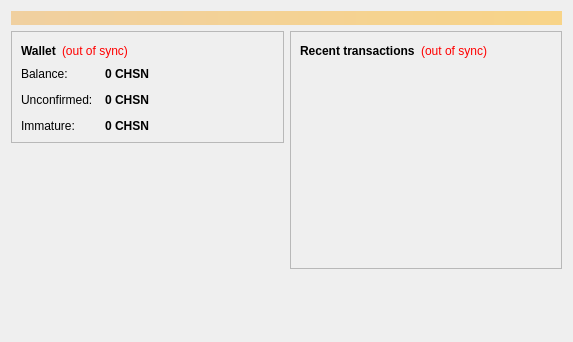
<?xml version="1.0" encoding="UTF-8"?>
<ui version="4.0">
 <class>OverviewPage</class>
 <widget class="QWidget" name="OverviewPage">
  <property name="geometry">
   <rect>
    <x>0</x>
    <y>0</y>
    <width>573</width>
    <height>342</height>
   </rect>
  </property>
  <property name="windowTitle">
   <string>Form</string>
  </property>
  <layout class="QVBoxLayout" name="topLayout">
   <item>
    <widget class="QLabel" name="labelAlerts">
     <property name="visible">
      <bool>false</bool>
     </property>
     <property name="styleSheet">
      <string notr="true">background-color: qlineargradient(x1: 0, y1: 0, x2: 1, y2: 0, stop:0 #F0D0A0, stop:1 #F8D488); color:#000000;</string>
     </property>
     <property name="wordWrap">
      <bool>true</bool>
     </property>
     <property name="margin">
      <number>3</number>
     </property>
    </widget>
   </item>
   <item>
    <layout class="QHBoxLayout" name="horizontalLayout" stretch="1,1">
     <item>
      <layout class="QVBoxLayout" name="verticalLayout_2">
       <item>
        <widget class="QFrame" name="frame">
         <property name="frameShape">
          <enum>QFrame::StyledPanel</enum>
         </property>
         <property name="frameShadow">
          <enum>QFrame::Raised</enum>
         </property>
         <layout class="QVBoxLayout" name="verticalLayout_4">
          <item>
           <layout class="QHBoxLayout" name="horizontalLayout_4">
            <item>
             <widget class="QLabel" name="label_5">
              <property name="font">
               <font>
                <weight>75</weight>
                <bold>true</bold>
               </font>
              </property>
              <property name="text">
               <string>Wallet</string>
              </property>
             </widget>
            </item>
            <item>
             <widget class="QLabel" name="labelWalletStatus">
              <property name="toolTip">
               <string>The displayed information may be out of date. Your wallet automatically synchronizes with the Chosn network after a connection is established, but this process has not completed yet.</string>
              </property>
              <property name="styleSheet">
               <string notr="true">QLabel { color: red; }</string>
              </property>
              <property name="text">
               <string notr="true">(out of sync)</string>
              </property>
              <property name="alignment">
               <set>Qt::AlignLeading|Qt::AlignLeft|Qt::AlignVCenter</set>
              </property>
             </widget>
            </item>
            <item>
             <spacer name="horizontalSpacer_2">
              <property name="orientation">
               <enum>Qt::Horizontal</enum>
              </property>
              <property name="sizeHint" stdset="0">
               <size>
                <width>40</width>
                <height>20</height>
               </size>
              </property>
             </spacer>
            </item>
           </layout>
          </item>
          <item>
           <layout class="QFormLayout" name="formLayout_2">
            <property name="fieldGrowthPolicy">
             <enum>QFormLayout::AllNonFixedFieldsGrow</enum>
            </property>
            <property name="horizontalSpacing">
             <number>12</number>
            </property>
            <property name="verticalSpacing">
             <number>12</number>
            </property>
            <item row="0" column="0">
             <widget class="QLabel" name="label">
              <property name="text">
               <string>Balance:</string>
              </property>
             </widget>
            </item>
            <item row="0" column="1">
             <widget class="QLabel" name="labelBalance">
              <property name="font">
               <font>
                <weight>75</weight>
                <bold>true</bold>
               </font>
              </property>
              <property name="cursor">
               <cursorShape>IBeamCursor</cursorShape>
              </property>
              <property name="toolTip">
               <string>Your current balance</string>
              </property>
              <property name="text">
               <string notr="true">0 CHSN</string>
              </property>
              <property name="textInteractionFlags">
               <set>Qt::LinksAccessibleByMouse|Qt::TextSelectableByKeyboard|Qt::TextSelectableByMouse</set>
              </property>
             </widget>
            </item>
            <item row="1" column="0">
             <widget class="QLabel" name="label_3">
              <property name="text">
               <string>Unconfirmed:</string>
              </property>
             </widget>
            </item>
            <item row="1" column="1">
             <widget class="QLabel" name="labelUnconfirmed">
              <property name="font">
               <font>
                <weight>75</weight>
                <bold>true</bold>
               </font>
              </property>
              <property name="cursor">
               <cursorShape>IBeamCursor</cursorShape>
              </property>
              <property name="toolTip">
               <string>Total of transactions that have yet to be confirmed, and do not yet count toward the current balance</string>
              </property>
              <property name="text">
               <string notr="true">0 CHSN</string>
              </property>
              <property name="textInteractionFlags">
               <set>Qt::LinksAccessibleByMouse|Qt::TextSelectableByKeyboard|Qt::TextSelectableByMouse</set>
              </property>
             </widget>
            </item>
            <item row="2" column="0">
             <widget class="QLabel" name="labelImmatureText">
              <property name="text">
               <string>Immature:</string>
              </property>
             </widget>
            </item>
            <item row="2" column="1">
             <widget class="QLabel" name="labelImmature">
              <property name="font">
               <font>
                <weight>75</weight>
                <bold>true</bold>
               </font>
              </property>
              <property name="toolTip">
               <string>Mined balance that has not yet matured</string>
              </property>
              <property name="text">
               <string notr="true">0 CHSN</string>
              </property>
              <property name="textInteractionFlags">
               <set>Qt::LinksAccessibleByMouse|Qt::TextSelectableByKeyboard|Qt::TextSelectableByMouse</set>
              </property>
             </widget>
            </item>
           </layout>
          </item>
         </layout>
        </widget>
       </item>
       <item>
        <spacer name="verticalSpacer">
         <property name="orientation">
          <enum>Qt::Vertical</enum>
         </property>
         <property name="sizeHint" stdset="0">
          <size>
           <width>20</width>
           <height>40</height>
          </size>
         </property>
        </spacer>
       </item>
      </layout>
     </item>
     <item>
      <layout class="QVBoxLayout" name="verticalLayout_3">
       <item>
        <widget class="QFrame" name="frame_2">
         <property name="frameShape">
          <enum>QFrame::StyledPanel</enum>
         </property>
         <property name="frameShadow">
          <enum>QFrame::Raised</enum>
         </property>
         <layout class="QVBoxLayout" name="verticalLayout">
          <item>
           <layout class="QHBoxLayout" name="horizontalLayout_2">
            <item>
             <widget class="QLabel" name="label_4">
              <property name="text">
               <string>&lt;b&gt;Recent transactions&lt;/b&gt;</string>
              </property>
             </widget>
            </item>
            <item>
             <widget class="QLabel" name="labelTransactionsStatus">
              <property name="toolTip">
               <string>The displayed information may be out of date. Your wallet automatically synchronizes with the Chosn network after a connection is established, but this process has not completed yet.</string>
              </property>
              <property name="styleSheet">
               <string notr="true">QLabel { color: red; }</string>
              </property>
              <property name="text">
               <string notr="true">(out of sync)</string>
              </property>
              <property name="alignment">
               <set>Qt::AlignRight|Qt::AlignTrailing|Qt::AlignVCenter</set>
              </property>
             </widget>
            </item>
            <item>
             <spacer name="horizontalSpacer">
              <property name="orientation">
               <enum>Qt::Horizontal</enum>
              </property>
              <property name="sizeHint" stdset="0">
               <size>
                <width>40</width>
                <height>20</height>
               </size>
              </property>
             </spacer>
            </item>
           </layout>
          </item>
          <item>
           <widget class="QListView" name="listTransactions">
            <property name="styleSheet">
             <string notr="true">QListView { background: transparent; }</string>
            </property>
            <property name="frameShape">
             <enum>QFrame::NoFrame</enum>
            </property>
            <property name="verticalScrollBarPolicy">
             <enum>Qt::ScrollBarAlwaysOff</enum>
            </property>
            <property name="horizontalScrollBarPolicy">
             <enum>Qt::ScrollBarAlwaysOff</enum>
            </property>
            <property name="selectionMode">
             <enum>QAbstractItemView::NoSelection</enum>
            </property>
           </widget>
          </item>
         </layout>
        </widget>
       </item>
       <item>
        <spacer name="verticalSpacer_2">
         <property name="orientation">
          <enum>Qt::Vertical</enum>
         </property>
         <property name="sizeHint" stdset="0">
          <size>
           <width>20</width>
           <height>40</height>
          </size>
         </property>
        </spacer>
       </item>
      </layout>
     </item>
    </layout>
   </item>
  </layout>
 </widget>
 <resources/>
 <connections/>
</ui>
